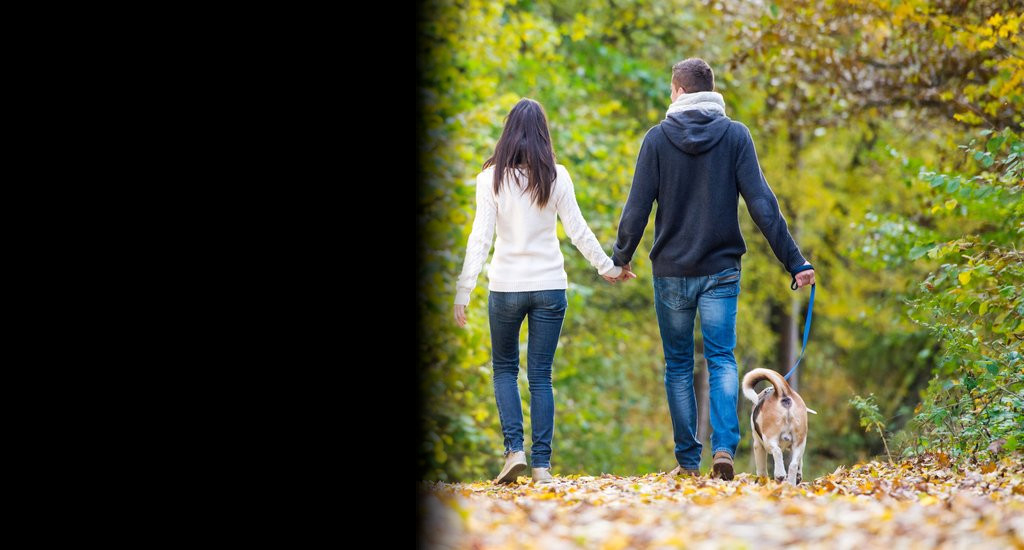
#> input picture assets/sample.jpg, 1024 x 550 px, found by its file name
$ python demo.py
#> lines starting #> are read from the running program, lines starting #| are printed output that depends on the picture; pictures that were not available may be replaced by others from this repository, and a replacement may not be noted
### lib/viz/parameters.py


from lib.utils.processing import suggest, similar


class DrawingParams:

    def __init__(self, logger, kwargs):

        # [10 lines of commented-out code are left out]

        self._line_color = None
        self._line_thickness = None
        self._line_style = None

        self._text_color = None
        self._text_fill_color = None
        self._text_font_size = None
        self._text_font = None

        self._points_color = None
        self._points_size = None
        self._points_outline_color = None
        self._points_outline_thickness = None

        self._box_fill_color = None
        self._box_text_anchor = None
        self._box_text_inside = None

        self._arrow_color = None
        self._arrow_thickness = None
        self._arrow_angle = None
        self._arrow_fill_color = None

        self._mask_color = None

        self.logger = logger

        self.initialize(**kwargs)


    def preprocess(self, entries):

        polished = dict()

        for entry in entries.items():
            if entry[1] == "transparent":
                polished.update({entry[0]: (0,0,0,0)})
            else:
                polished.update({entry[0]: entry[1]})

        return polished

    def initialize(self, **kwargs):

        entries = self.preprocess(kwargs)

        for entry in entries.items():
            attrname = f"_{entry[0].replace(' ', '_')}"
            if hasattr(self, attrname):
                setattr(self, attrname, entry[1])
            else:
                self.logger.warning(f"field {entry[0]} not found")
                aaa = suggest(self.__dict__.keys(), entry[0], similar)
                aaa = [a.replace('_', ' ').strip() for a in aaa]
                self.logger.warning(f"maybe you meant: {', '.join(aaa)}")


    def update(self, kwargs):

        self.initialize(**kwargs)


    # [59 lines of commented-out code are left out]

    def dump_style(self, filename):

        pass

    def load_style(self, filename):

        pass

### fancymages/viz/drawing.py

from PIL import Image, ImageDraw, ImageFont

from lib.utils.color_names import colors
from contextlib import contextmanager
from enum import Enum
import numpy as np
import matplotlib.pyplot as plt
import math
import string

from lib.viz.parameters import DrawingParams

# ----------------------------------------

class Positions(int, Enum):

    TOPLEFT = 1
    TOP = 2
    TOPRIGHT = 3
    LEFT = 4
    CENTER = 5
    RIGHT = 6
    BOTTOMLEFT = 7
    BOTTOM = 8
    BOTTOMRIGHT = 9

# ----------------------------------------

def convert_to_PIL(func):

    def wrapper(obj, *args, **kwargs):

        if isinstance(args[0], np.ndarray):
            newimg = Image.fromarray(args[0])
            result = func(obj, newimg, *args[1:], **kwargs)
        else:
            result = func(obj, *args, **kwargs)

        if obj.last_image is not None:
            del obj.last_image

        obj.last_image = result

        if obj.return_numpy:
            return np.array(result)
        else:
            return result

    return wrapper

def not_implemented(func):

    def wrapper(obj, *args, **kwargs):

        print()
        print(f"!! Function {func.__name__} still not implemented!")
        print()

    return wrapper

# ------------------

class Drawer:


    def __init__(self, logger):

        self.cached_image = None
        self.last_image  = None

        self.drawing_styles = dict()
        self.cur_style = None
        self.previous_style = None
        self._normalized = False

        self.return_numpy = False
        self.logger = logger

        self.snapshots = list()


    @property
    def style(self):

        return self.drawing_styles[self.cur_style]

    def add_style(self, style_name, kwargs):

        params = DrawingParams(self.logger, kwargs)
#> further down, img is the input picture: PIL image 1024x550 RGB; mean R, G, B 79.3, 80.4, 50.7

        self.drawing_styles[style_name] = params

    def update_style(self, style_name, kwargs):

        self.drawing_styles[style_name].update(kwargs)

    def update_current_style(self, kwargs):

        self.drawing_styles[self.cur_style].update(kwargs)


    def set_style(self, style_name):

        if style_name in self.drawing_styles.keys():
            self.cur_style = style_name
        else:
            print("style not found")

    @contextmanager
    def temp_style(self, style_name):

        applied = False

        try:

            if self.previous_style is None:

                self.previous_style = self.cur_style

                if style_name is not None:
                    self.cur_style = style_name

                applied = True

            yield None

        finally:

            if applied:

                self.cur_style = self.previous_style
                self.previous_style = None

    def set_normalized_coords(self, value):

        self._normalized = value

    # [4 lines left out: function denormalize_points, not called in this run]

    def get_circle(self, x, y, radius):

        top_left = (x - radius, y - radius)
        bottom_right = (x + radius, y + radius)
        circle_boundary = [top_left, bottom_right]

        return circle_boundary

    def process_labels(self, labels, points):

        # TODO: change this to a dictionary of lambda functions

        if labels == "numbers":
            labels = [str(i+1) for i in range(len(points))]

        if labels == "numbers-0":
            labels = [str(i) for i in range(len(points))]

        if labels == "letters":
            labels = string.ascii_lowercase[:len(points)]

        return labels

    @convert_to_PIL
    def keypoints(self, image, points = None, labels = None, font_size = None, normalized = False, apply_style = None):

        if labels is not None:
            labels = self.process_labels(labels, points)

        canvas = ImageDraw.Draw(image)
        font = ImageFont.truetype("arial", font_size if font_size is not None else self.style._text_font_size)

        with self.temp_style(apply_style):

            for idx, point in enumerate(points):

                circle = self.get_circle(point[0], point[1], self.style._points_size)
                canvas.ellipse(circle, fill=self.style._points_color, outline=self.style._points_outline_color, width=self.style._points_outline_thickness)

                if labels is not None and idx < len(labels):

                    coords = [circle[0][0], circle[0][1]]
                    coords[0] += self.style._points_size + 10
                    coords[1] -= self.style._points_size + 10

                    canvas.text(coords, labels[idx], font=font, fill=self.style._text_color)


        return image


    def get_anchor_coordinates(self, image_size, text_size, box_coords, position, inner, box_thickness, margin):

        half_margin = margin/2.0

        if "left" in position:

            box_xmin = box_coords[0]
            box_xmax = box_xmin + text_size[0] + margin

            if inner:
                box_xmin += box_thickness
                box_xmax += box_thickness

            x_coord = box_xmin + half_margin

        elif "center" in position:
            x_coord = box_coords[2]/2.0 - text_size[0]/2.0
            box_xmin = x_coord - half_margin
            box_xmax = box_xmin + text_size[0] + margin

        elif "right" in position:

            box_xmin = box_coords[2] - text_size[0] - margin
            box_xmax = box_coords[2]

            if inner:
                box_xmin -= box_thickness
                box_xmax -= box_thickness

            x_coord = box_xmin + half_margin
        else:
            raise ValueError("wrong x position")

        if "top" in position:
            if inner:

                box_ymin = box_coords[1] + box_thickness
                box_ymax = box_ymin + text_size[1] + margin

                y_coord = box_ymin + half_margin
            else:
                box_ymin = box_coords[1] - text_size[1] - margin
                box_ymax = box_coords[1]

                y_coord = box_ymin + half_margin
        elif "bottom" in position:
            if inner:

                box_ymin = box_coords[3] - box_thickness - text_size[1] - margin
                box_ymax = box_coords[3] - box_thickness

                y_coord = box_ymin + half_margin
            else:
                box_ymin = box_coords[3]
                box_ymax = box_ymin + text_size[1] + margin

                y_coord = box_ymin + half_margin
        else:
            raise ValueError("wrong y position")

        bg_box_coords = [box_xmin, box_ymin, box_xmax, box_ymax]

        return (int(x_coord), int(y_coord)), bg_box_coords


    @convert_to_PIL
    def box(self, image, point_tl, point_br, font_size = None, margin = 5, color = None, text_color = None, position = "top left", label = None, inner = False, normalized = False, apply_style = None):

        image = image.convert("RGBA")

        canvas = ImageDraw.Draw(image)

        with self.temp_style(apply_style):

            box_color = color if color is not None else self.style._line_color

            canvas.rectangle(list(point_tl + point_br), fill=self.style._box_fill_color, outline=box_color, width=self.style._line_thickness)

            if label is not None:

                font = ImageFont.truetype("arial", font_size if font_size is not None else self.style._text_font_size)

                txt_image = Image.new('RGBA', image.size, (0,0,0,0))

                prompt_draw = ImageDraw.Draw(txt_image)

                text_size = font.getsize(label)
                prompt_size = (text_size[0], text_size[1])
                coords, box_coords = self.get_anchor_coordinates(image.size, prompt_size, list(point_tl + point_br), position, inner, self.style._line_thickness, margin)

                text_fill_color = color if color is not None else self.style._text_fill_color
                prompt_draw.rectangle(box_coords, fill=text_fill_color)

                text_real_color = text_color if text_color is not None else self.style._text_color
                prompt_draw.text(coords, label, fill=text_real_color, font=font)

                image = Image.alpha_composite(image, txt_image)

        return image

    @convert_to_PIL
    def segments(self, image, segments, thickness = None, normalized = False, apply_style = None):

        with self.temp_style(apply_style):

            canvas = ImageDraw.Draw(image)

            for segment in segments:

                real_thickness = thickness if thickness  is not None else self.style._line_thickness
                canvas.line(segment, fill=self.style._line_color, width=real_thickness)

            return image

    def get_coordinates(self, image_size, text_size, alignment, margin):

        half_margin = margin/2.0

        if "left" in alignment:
            x_coord = half_margin
            box_xmin = 0
            box_xmax = text_size[0]+margin
        elif "center" in alignment:
            x_coord = image_size[0]/2.0 - text_size[0]/2.0
            box_xmin = x_coord - half_margin
            box_xmax = box_xmin + text_size[0] + margin
        elif "right" in alignment:
            x_coord = image_size[0] - text_size[0] - half_margin
            box_xmin = image_size[0] - text_size[0] - margin
            box_xmax = image_size[0]
        else:
            raise ValueError("wrong x alignment")

        if "top" in alignment:
            y_coord = half_margin
            box_ymin = 0
            box_ymax = text_size[1]+margin
        elif "middle" in alignment:
            y_coord = image_size[1]/2.0 - text_size[1]/2.0
            box_ymin = y_coord - half_margin
            box_ymax = box_ymin + text_size[1] + margin
        elif "bottom" in alignment:
            box_ymin = image_size[1] - text_size[1] - margin
            box_ymax = image_size[1]

            y_coord = box_ymin + half_margin
        else:
            raise ValueError("wrong y alignment")

        box_coords = [box_xmin, box_ymin, box_xmax, box_ymax]

        return (int(x_coord), int(y_coord)), box_coords

    @convert_to_PIL
    def text_anchor(self, image, margin = 20, font_size = None, text_show = "empty", position = None, alignment = "bottom center", normalized = False, apply_style = None):

        image = image.convert("RGBA")

        with self.temp_style(apply_style):

            font = ImageFont.truetype("arial", font_size if font_size is not None else self.style._text_font_size)

            txt_image = Image.new('RGBA', image.size, (0,0,0,0))

            prompt_draw = ImageDraw.Draw(txt_image)

            left, top, right, bottom = font.getbbox(text_show)
            text_size = right - left, bottom - top
            # text_size = font.getsize(text_show)

            prompt_size = (text_size[0], text_size[1])

            coords, box_coords = self.get_coordinates(image.size, prompt_size, alignment, margin)

            prompt_draw.rectangle(box_coords, fill=self.style._text_fill_color)
            prompt_draw.text(coords, text_show, fill=self.style._text_color, font=font)


        image = Image.alpha_composite(image, txt_image)

        return image

    def snapshot(self, image):
        self.snapshots.append(image.copy())

    def snapshot(self):
        self.snapshots.append(self.last_image)

    def show_snapshots(self):
        for snap in self.snapshots:
            self.show(snap)

    @convert_to_PIL
    def text(self, image, coords = None, margin = 30, font_size = None, text_show = "empty", position = None, alignment = "bottom center", normalized = False, apply_style = None):

        image = image.convert("RGBA")

        with self.temp_style(apply_style):

            font = ImageFont.truetype("arial", font_size if font_size is not None else self.style._text_font_size)

            # [8 lines of commented-out code are left out]

            half_margin = margin // 2

            txt_image = Image.new('RGBA', image.size, (0,0,0,0))
            prompt_draw = ImageDraw.Draw(txt_image)

            text_size = font.getsize(text_show)

            box_coords = [coords[0] - half_margin, coords[1] - half_margin, coords[0] + text_size[0] + half_margin, coords[1] + text_size[1] + half_margin]

            prompt_draw.rectangle(box_coords, fill=self.style._text_fill_color)
            prompt_draw.text(coords, text_show, fill=self.style._text_color, font=font)

            image = Image.alpha_composite(image, txt_image)

        return image

    # [23 lines left out: functions overlay, side_text, side_barplot, side_plot, not called in this run]

    @convert_to_PIL
    def mask(self, image, mask_show = None, color = None, apply_style = None):

        mask_show = mask_show.convert("L")
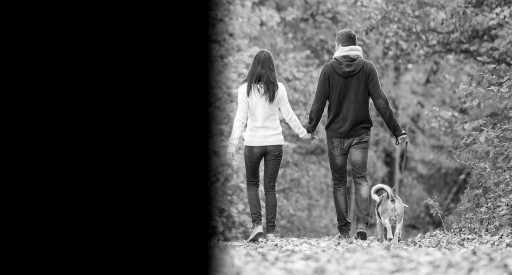
#> mask_show: PIL image 1024x550 L (shown at 1/2 size); min 0, max 255, mean 76.7

        if isinstance(mask_show, np.ndarray):
            mask_show = Image.fromarray(mask_show)

        mask_real_color = color if color is not None else self.style._mask_color

        mask_color = Image.new('RGB', mask_show.size, mask_real_color)
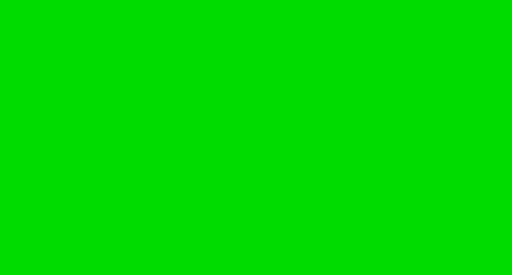
#> mask_color: PIL image 1024x550 RGB (shown at 1/2 size); mean R, G, B 0, 220, 0

        image = Image.composite(mask_color, image, mask_show)
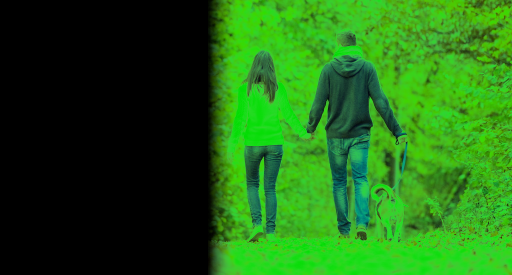
#> image: PIL image 1024x550 RGB (shown at 1/2 size); mean R, G, B 31.3, 98.9, 19.7

        return image

    @convert_to_PIL
    def polygon(self, image, points = None, draw_points = False, normalized = False, apply_style = None):

        canvas = ImageDraw.Draw(image)

        with self.temp_style(apply_style):

            points_tuples = [tuple(p) for p in points]

            canvas.polygon(points_tuples, fill=self.style._box_fill_color)

            list_of_points = list(points) + points[:2]

            canvas.line([item for sublist in list_of_points for item in sublist], fill=self.style._line_color, width=self.style._line_thickness, joint = "curve")

            if draw_points:
                image = self.keypoints(image, points)

        return image


    def rotate_origin_only(self, xy, radians):

        x, y = xy
        xx = x * math.cos(radians) + y * math.sin(radians)
        yy = -x * math.sin(radians) + y * math.cos(radians)

        return xx, yy

    def arrowhead(self, image, points, filled, length):

        p1 = np.array(points[0])
        p2 = np.array(points[1])

        direction = (p1 - p2) / np.linalg.norm(p1 - p2)

        direction *= length

        radians = 0.4

        p3 = self.rotate_origin_only(direction, radians)
        p4 = self.rotate_origin_only(direction, -radians)

        if filled:
            canvas = ImageDraw.Draw(image)
            canvas.polygon([tuple(p2),tuple(p2+p3),tuple(p2+p4)], fill=self.style._line_color)
        else:
            tips = [[*p2, *(p2+p3)], [*p2, *(p2+p4)]]
            image = self.segments(image, tips)

        return image

    @convert_to_PIL
    def arrow(self, image, points = None, filled = False, tip_length = 25, normalized = False, apply_style = None):

        with self.temp_style(apply_style):

            image = self.segments(image, [[*points[0], *points[1]]])
            image = self.arrowhead(image, points, filled, tip_length)

        return image

    @convert_to_PIL
    def skeleton(self, image, joints = None, bones = None, labels = None, font_size = None, normalized = False, apply_style = None):

        real_bones = list()

        with self.temp_style(apply_style):

            for bone in bones:
                if bone is not None:
                    real_bones.append([*joints[bone[0]],*joints[bone[1]]])

            image = self.segments(image, real_bones)
            image = self.keypoints(image, joints, labels, font_size = font_size)

        return image

    # [4 lines left out: function arrow_and_text, not called in this run]

    def show(self, image, draw_axis = False):

        plt.imshow(image)

        if not draw_axis:
            plt.axis('off')
            plt.tight_layout()

        plt.show()

### fancymages/utils/logger.py
from enum import Enum

class LoggingLevel(int, Enum):

    DEBUG = 1
    INFO = 2
    WARNING = 3
    ERROR = 4
    CRITICAL = 5


class Logger:

    def __init__(self, level = LoggingLevel.WARNING):

        self.header_styles = ["--- DEBUG: {} ---",
                              "--- INFO: {} ---",
                              "--! WARNING: {} ---",
                              "-!! ERROR: {} ---",
                              "!!! CRITICAL: {} ---"]

        self.logging_level = level

    # [21 lines left out: function header_styles, not called in this run]


    def set_logging_level(self, level):

        self.logging_level = level

    # [6 lines left out: function display, not called in this run]

    def debug(self, message):

        self.display(LoggingLevel.INFO, message)

    def info(self, message):

        self.display(LoggingLevel.INFO, message)

    def warning(self, message):

        self.display(LoggingLevel.WARNING, message)

    def error(self, message):

        self.display(LoggingLevel.ERROR, message)

    def critical(self, message):

        self.display(LoggingLevel.CRIICAL, message)

### src/demo.py

from fancymages.viz.drawing import Drawer
from fancymages.utils.logger import Logger

import numpy as np
import os
import sys

from PIL import Image

rootpath = os.path.join(os.path.dirname(__file__), '..')
sys.path.append(rootpath)

# --------------------------------------

img = np.zeros((480,640,3), dtype=np.uint8)

logger = Logger()
drawer = Drawer(logger = logger)

# --- STYLES SETUP

my_style = {"line color": "blue",
            "box fill color": "gray",
            "line thickness": 3,
            "text fill color": "transparent",
            "points color": "red",
            "points outline color": "yellow",
            "points outline thickness": 2,
            "text font size": 20,
            "points size": 5,
            "text color": "yellow",
            "mask color": (0,220,0) }

drawer.add_style("first", my_style)

my_style = {"line color": "red",
            "box fill color": None,
            "line thickness": 5,
            "text fill color": "red",
            "text font size": 30,
            "text color": "white"}

drawer.add_style("second", my_style)

# ---- Image Loading ----

img = Image.open("assets/sample.jpg")
msk = Image.open("assets/mask.png")

# ---- Base Image  ----

drawer.show(img)

# --- DRAWING CALLS

drawer.set_style("first")

# ---- Segmentation Mask + Snapshot ----

img = drawer.mask(img, msk)

drawer.snapshot()

# ---- Bounding Boxes ----

drawer.set_style("second")

img = drawer.box(img, (449,93), (618,491), label="person")
#> in box, `image = Image.alpha_composite(image, txt_image)`:
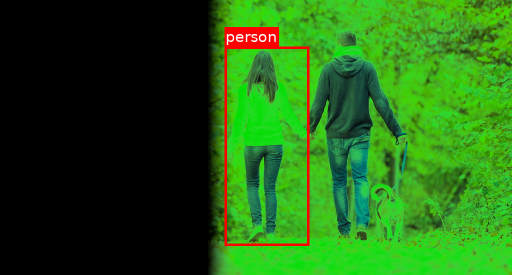
#> image: PIL image 1024x550 RGBA (shown at 1/2 size); mean R, G, B, A 34.7, 95.9, 19.6, 255
img = drawer.box(img, (607,53), (817,480), label="person", position="top right")
#> call 2 of box, with point_tl = (607, 53), point_br = (817, 480), margin = 5, position = 'top right', label = 'person', inner = False, normalized = False
#> in box (call 2), `image = Image.alpha_composite(image, txt_image)`:
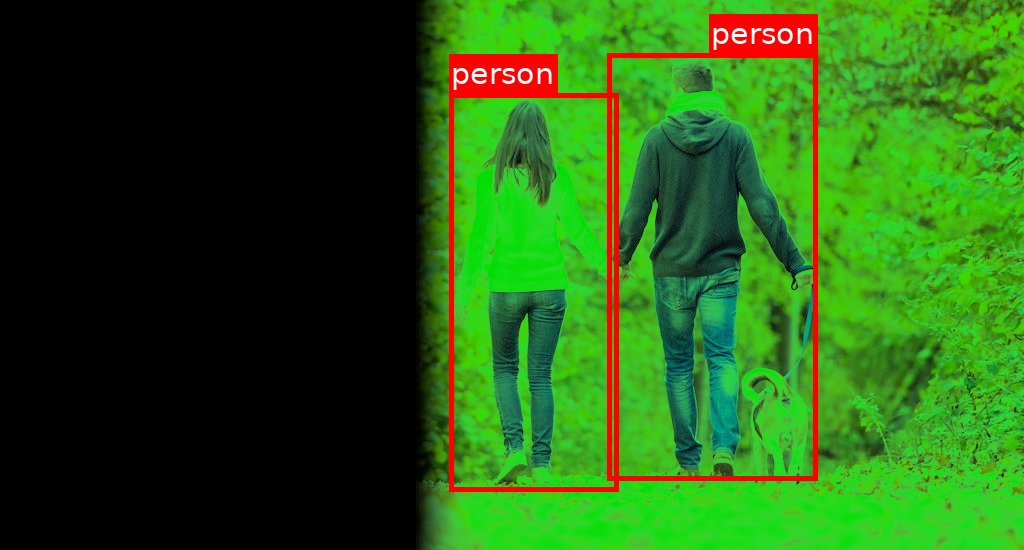
#> image: PIL image 1024x550 RGBA; mean R, G, B, A 38.3, 92.8, 19.3, 255
img = drawer.box(img, (734,364), (823,491), label="dog", position="top right", inner = True, color="blue")
#> (the rest of the program and of its run is left out)
